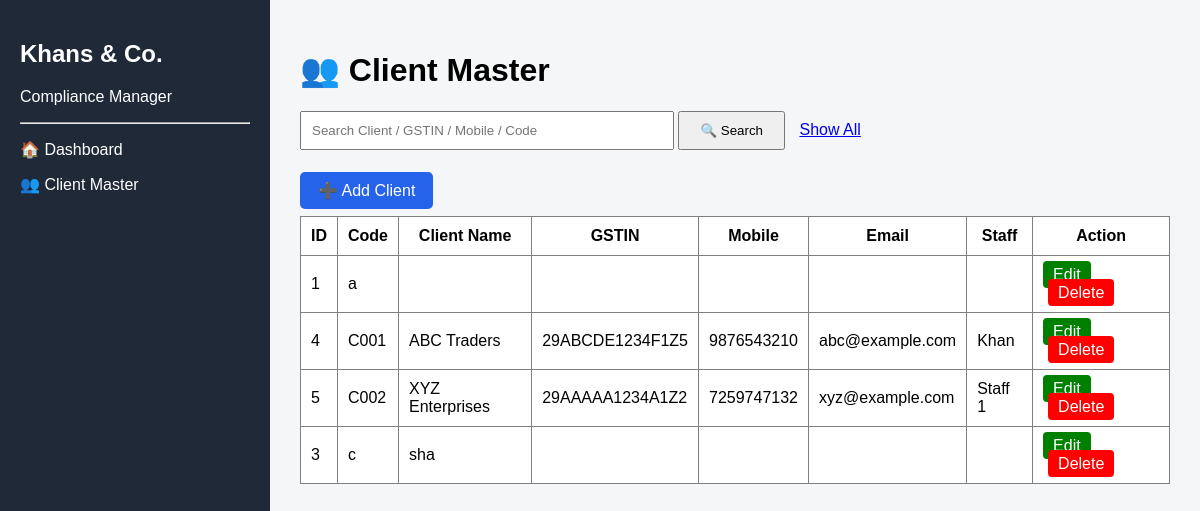
The app's page /clients, older data.
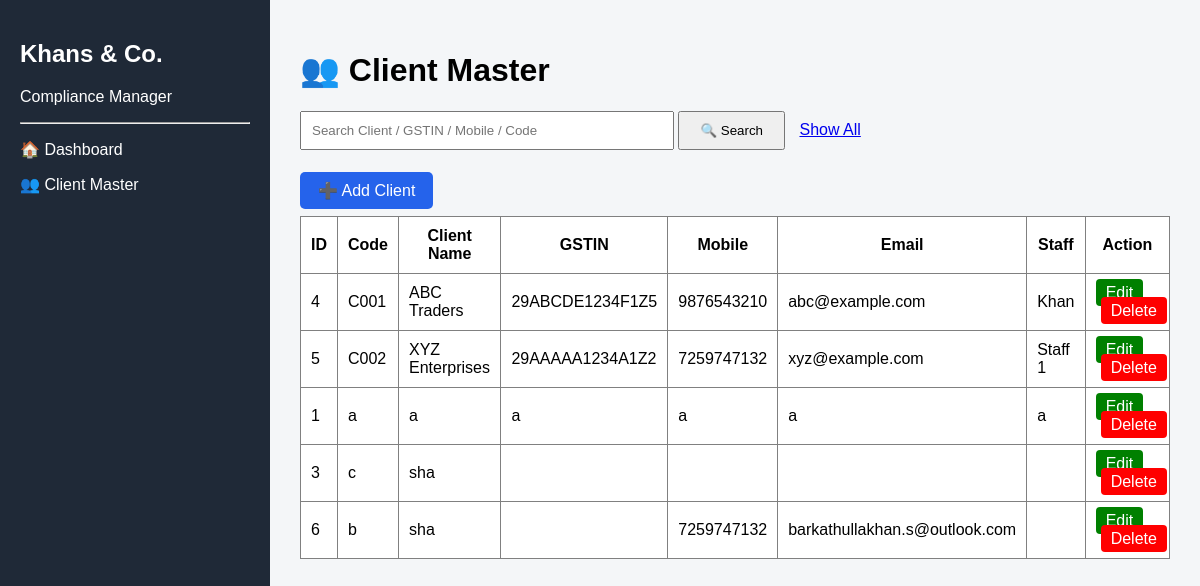
The same page, newer data.
### tables this page shows
CREATE TABLE clients (
        id INTEGER PRIMARY KEY AUTOINCREMENT,
        client_code TEXT UNIQUE,
        client_name TEXT NOT NULL,
        trade_name TEXT,
        constitution TEXT,
        gstin TEXT,
        pan TEXT,
        mobile TEXT,
        email TEXT,
        address TEXT,
        state TEXT,
        pincode TEXT,
        registration_type TEXT,
        return_frequency TEXT,
        assigned_staff TEXT,
        active INTEGER DEFAULT 1
    );

### app.py (the view)
@app.route("/clients")
def clients():
    repo = ClientRepository()
    search = request.args.get("search", "")
    data = repo.search_clients(search) if search else repo.get_all_clients()
    return render_template("clients.html", clients=data, search=search)

### database/client_repository.py (called while the page is built)
    def get_all_clients(self):
        self.cursor.execute("""
            SELECT
                id,
                client_code,
                client_name,
                gstin,
                mobile,
                email,
                assigned_staff
            FROM clients
            ORDER BY client_name
        """)
        return self.cursor.fetchall()

### templates/clients.html (shortened to what this page needs)
<!DOCTYPE html>
<html>
<head>
</head>
<body style="font-family:Arial; margin:0; background:#f4f6f8;">
<div style="display:flex; min-height:100vh;">
    <div style="width:230px; background:#1f2937; color:white; padding:20px;">
        <h2>Khans & Co.</h2>
        <p>Compliance Manager</p>
        <hr>
        <p><a href="/dashboard" style="color:white; text-decoration:none;">🏠 Dashboard</a></p>
        <p><a href="/clients" style="color:white; text-decoration:none;">👥 Client Master</a></p>
    </div>
    <div style="flex:1; padding:30px;">
        <h1>👥 Client Master</h1>
        <form method="GET" action="/clients">
            <input
                type="text"
                name="search"
                value="{{ search }}"
                placeholder="Search Client / GSTIN / Mobile / Code"
                style="width:350px; padding:10px; margin-bottom:15px;"
            >
            <button type="submit" style="padding:10px 20px;">
                🔍 Search
            </button>
            <a href="/clients" style="margin-left:10px;">
                Show All
            </a>
        </form>
        <p>
            <a href="/add-client"
               style="background:#2563eb; color:white; padding:10px 18px; text-decoration:none; border-radius:5px;">
                ➕ Add Client
            </a>
        </p>
        <table border="1" cellpadding="10" cellspacing="0" style="width:100%; background:white; border-collapse:collapse;">
            <tr>
                <th>ID</th>
                <th>Code</th>
                <th>Client Name</th>
                <th>GSTIN</th>
                <th>Mobile</th>
                <th>Email</th>
                <th>Staff</th>
                <th>Action</th>
            </tr>
            {% for client in clients %}
            <tr>
                <td>{{ client[0] }}</td>
                <td>{{ client[1] }}</td>
                <td>{{ client[2] }}</td>
                <td>{{ client[3] }}</td>
                <td>{{ client[4] }}</td>
                <td>{{ client[5] }}</td>
                <td>{{ client[6] }}</td>
                <td>
                    <a href="/edit-client/{{ client[0] }}"
                       style="background:green; color:white; padding:5px 10px; text-decoration:none; border-radius:4px;">
                        Edit
                    </a>
                    <a href="/delete-client/{{ client[0] }}"
                       onclick="return confirm('Delete this client?')"
                       style="background:red; color:white; padding:5px 10px; text-decoration:none; border-radius:4px; margin-left:5px;">
                        Delete
                    </a>
                </td>
            </tr>
            {% endfor %}
        </table>
    </div>
</div>
</body>
</html>

Row changes from the older to the newer data that the page shows:
changed clients id 1: client_name (not shown) → "a"; gstin (not shown) → "a"; mobile (not shown) → "a"; email (not shown) → "a"; assigned_staff (not shown) → "a"; moves down the list
added clients: id "6", client_code "b", client_name "sha", mobile "7259747132", email "barkathullakhan.s@outlook.com"
